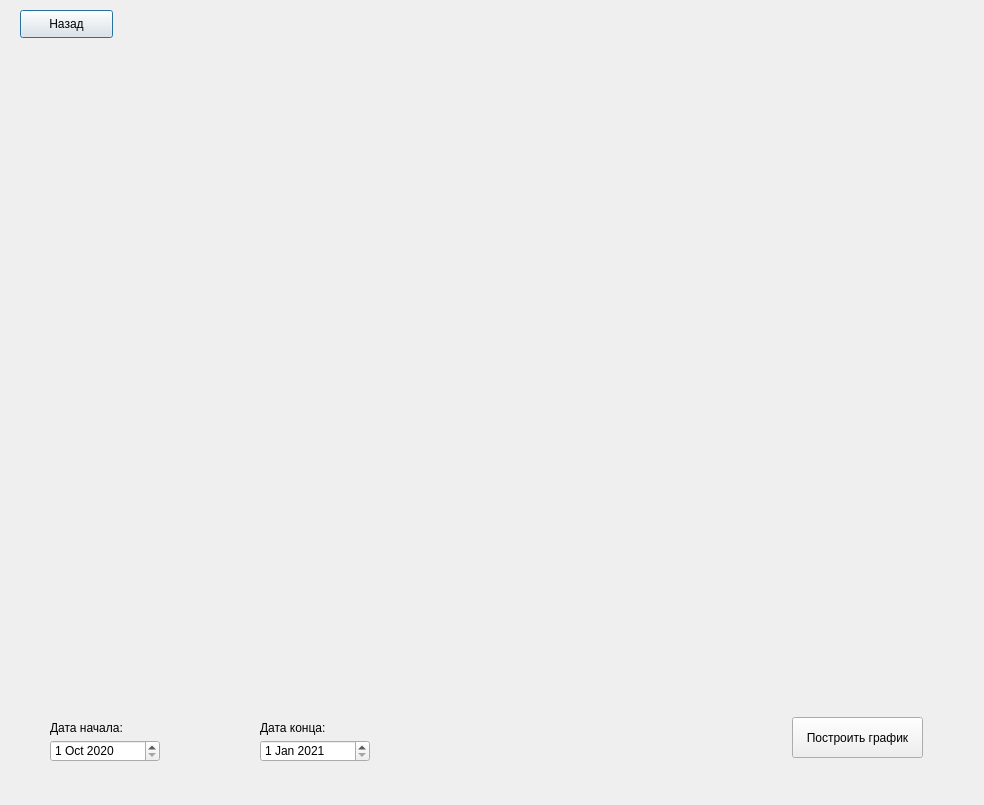
<?xml version="1.0" encoding="UTF-8"?>
<ui version="4.0">
 <class>Statistics</class>
 <widget class="QDialog" name="Statistics">
  <property name="geometry">
   <rect>
    <x>0</x>
    <y>0</y>
    <width>984</width>
    <height>805</height>
   </rect>
  </property>
  <property name="windowTitle">
   <string>Статистика</string>
  </property>
  <widget class="QPushButton" name="Back_button">
   <property name="geometry">
    <rect>
     <x>20</x>
     <y>10</y>
     <width>93</width>
     <height>28</height>
    </rect>
   </property>
   <property name="text">
    <string>Назад</string>
   </property>
  </widget>
  <widget class="QDateEdit" name="dateEditStart">
   <property name="geometry">
    <rect>
     <x>50</x>
     <y>740</y>
     <width>110</width>
     <height>22</height>
    </rect>
   </property>
   <property name="date">
    <date>
     <year>2020</year>
     <month>10</month>
     <day>1</day>
    </date>
   </property>
  </widget>
  <widget class="QDateEdit" name="dateEditFin">
   <property name="geometry">
    <rect>
     <x>260</x>
     <y>740</y>
     <width>110</width>
     <height>22</height>
    </rect>
   </property>
   <property name="date">
    <date>
     <year>2021</year>
     <month>1</month>
     <day>1</day>
    </date>
   </property>
  </widget>
  <widget class="QLabel" name="label">
   <property name="geometry">
    <rect>
     <x>50</x>
     <y>720</y>
     <width>91</width>
     <height>16</height>
    </rect>
   </property>
   <property name="text">
    <string>Дата начала:</string>
   </property>
  </widget>
  <widget class="QLabel" name="label_2">
   <property name="geometry">
    <rect>
     <x>260</x>
     <y>720</y>
     <width>91</width>
     <height>16</height>
    </rect>
   </property>
   <property name="text">
    <string>Дата конца:</string>
   </property>
  </widget>
  <widget class="QCustomPlot" name="widget" native="true">
   <property name="geometry">
    <rect>
     <x>60</x>
     <y>70</y>
     <width>891</width>
     <height>621</height>
    </rect>
   </property>
  </widget>
  <widget class="QPushButton" name="graph">
   <property name="geometry">
    <rect>
     <x>792</x>
     <y>717</y>
     <width>131</width>
     <height>41</height>
    </rect>
   </property>
   <property name="text">
    <string>Построить график</string>
   </property>
  </widget>
 </widget>
 <customwidgets>
  <customwidget>
   <class>QCustomPlot</class>
   <extends>QWidget</extends>
   <header>../../qcustomplot.h</header>
   <container>1</container>
  </customwidget>
 </customwidgets>
 <resources/>
 <connections/>
</ui>
